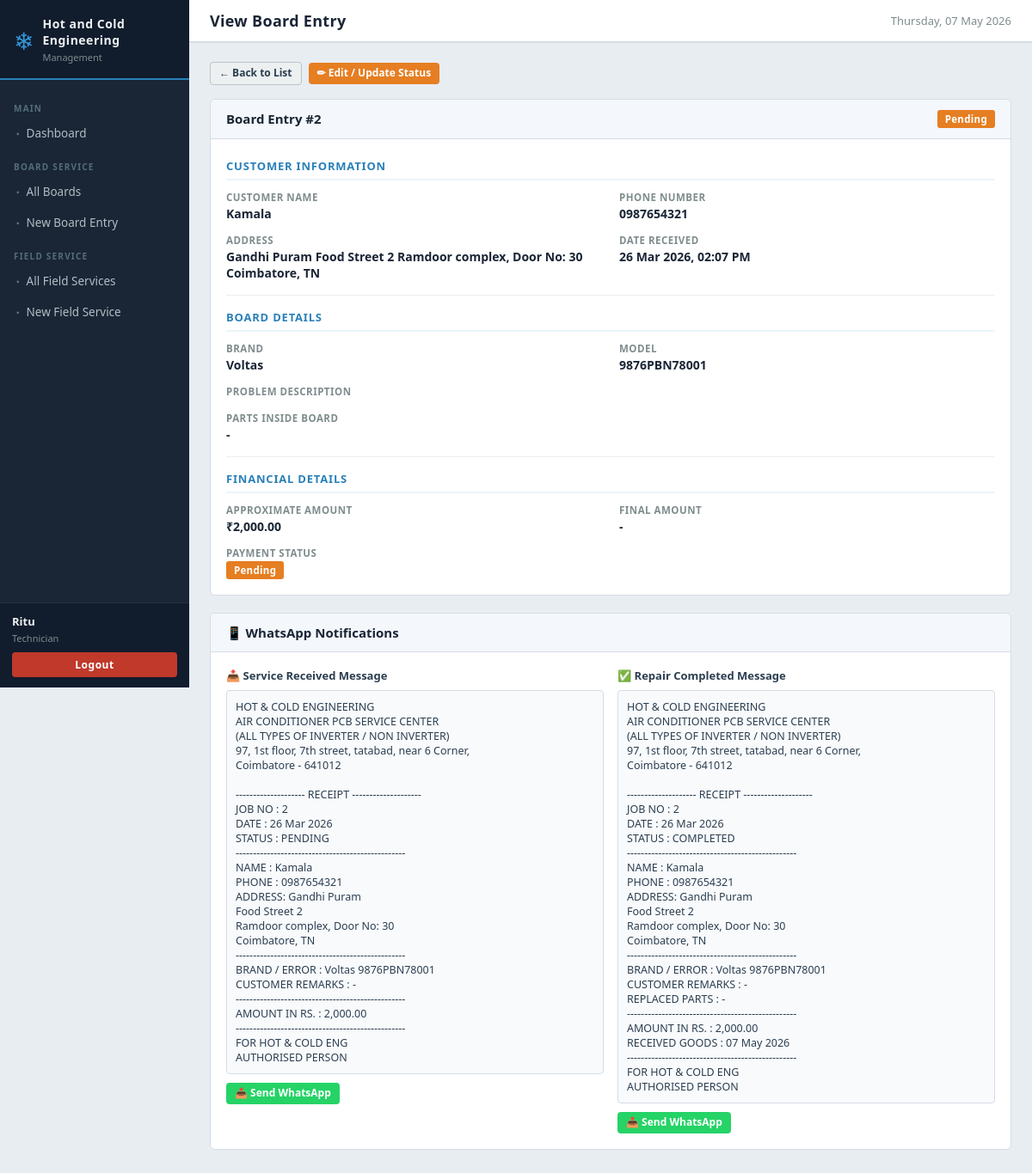
/pages/board_view.php?id=2 (signed in), run on the app's committed database.
### tables this page shows
CREATE TABLE `board_services` (
  `id` int(11) NOT NULL,
  `customer_name` varchar(100) NOT NULL,
  `phone` varchar(20) NOT NULL,
  `address` text DEFAULT NULL,
  `ac_brand` varchar(100) DEFAULT NULL,
  `ac_model` varchar(100) DEFAULT NULL,
  `problem` text DEFAULT NULL,
  `customer_remarks` text DEFAULT NULL,
  `remark_checks` text DEFAULT NULL,
  `parts_inside` text DEFAULT NULL,
  `approx_amount` decimal(10,2) DEFAULT 0.00,
  `final_amount` decimal(10,2) DEFAULT 0.00,
  `parts_replaced` text DEFAULT NULL,
  `status` enum('Pending','In Process','Completed','Delivered','Return') DEFAULT 'Pending',
  `payment_status` enum('Pending','Paid','Partial') DEFAULT 'Pending',
  `payment_amount` decimal(10,2) DEFAULT 0.00,
  `notes` text DEFAULT NULL,
  `created_by` int(11) DEFAULT NULL,
  `created_at` timestamp NULL DEFAULT current_timestamp(),
  `updated_at` timestamp NULL DEFAULT current_timestamp() ON UPDATE current_timestamp()
);

### pages/board_view.php (the view, shortened to what this page needs)
<?php
require_once '../includes/config.php';
$id = intval($_GET['id'] ?? 0);
$db    = getDB();
$board = $db->prepare("SELECT * FROM board_services WHERE id=?");
$board->execute([$id]);
$b = $board->fetch();
$wa_received  = "HOT & COLD ENGINEERING\nAIR CONDITIONER PCB SERVICE CENTER\n(ALL TYPES OF INVERTER / NON INVERTER)\n97, 1st floor, 7th street, tatabad, near 6 Corner,\nCoimbatore - 641012\n\n-------------------- RECEIPT --------------------\nJOB NO : {$b['id']}\nDATE   : " . date('d M Y', strtotime($b['created_at'])) . "\nSTATUS : PENDING\n-------------------------------------------------\nNAME   : {$b['customer_name']}\nPHONE  : {$b['phone']}\nADDRESS: " . ($b['address'] ? $b['address'] : '-') . "\n-------------------------------------------------\nBRAND / ERROR     : " . trim(($b['ac_brand'] ? $b['ac_brand'] : '-') . ($b['ac_model'] ? ' ' . $b['ac_model'] : '')) . "\nCUSTOMER REMARKS : " . ($b['customer_remarks'] ? $b['customer_remarks'] : '-') . "\n-------------------------------------------------\nAMOUNT IN RS.     : " . number_format($b['approx_amount'], 2) . "\n-------------------------------------------------\nFOR HOT & COLD ENG\nAUTHORISED PERSON";
$wa_completed = "HOT & COLD ENGINEERING\nAIR CONDITIONER PCB SERVICE CENTER\n(ALL TYPES OF INVERTER / NON INVERTER)\n97, 1st floor, 7th street, tatabad, near 6 Corner,\nCoimbatore - 641012\n\n-------------------- RECEIPT --------------------\nJOB NO : {$b['id']}\nDATE   : " . date('d M Y', strtotime($b['created_at'])) . "\nSTATUS : COMPLETED\n-------------------------------------------------\nNAME   : {$b['customer_name']}\nPHONE  : {$b['phone']}\nADDRESS: " . ($b['address'] ? $b['address'] : '-') . "\n-------------------------------------------------\nBRAND / ERROR     : " . trim(($b['ac_brand'] ? $b['ac_brand'] : '-') . ($b['ac_model'] ? ' ' . $b['ac_model'] : '')) . "\nCUSTOMER REMARKS : " . ($b['customer_remarks'] ? $b['customer_remarks'] : '-') . "\nREPLACED PARTS   : " . ($b['parts_replaced'] ? $b['parts_replaced'] : '-') . "\n-------------------------------------------------\nAMOUNT IN RS.     : " . number_format($b['final_amount'] > 0 ? $b['final_amount'] : $b['approx_amount'], 2) . "\nRECEIVED GOODS   : " . date('d M Y') . "\n-------------------------------------------------\nFOR HOT & COLD ENG\nAUTHORISED PERSON";
$wa_received_url  = whatsappLink((string)($b['phone'] ?? ''), $wa_received);
$wa_completed_url = whatsappLink((string)($b['phone'] ?? ''), $wa_completed);
include '../includes/header.php';
?>
<div class="flex-gap mb-16">
    <a href="board_list.php" class="btn btn-light btn-sm">← Back to List</a>
    <a href="board_edit.php?id=<?= $b['id'] ?>" class="btn btn-warning btn-sm">✏ Edit / Update Status</a>
</div>
<div class="card">
    <div class="card-header">
        <span class="card-title">Board Entry #<?= $b['id'] ?></span>
        <?= statusBadge($b['status']) ?>
    </div>
    <div class="card-body">
        <div class="section-heading">Customer Information</div>
        <div class="detail-grid">
            <div class="detail-item">
                <label>Customer Name</label>
                <div class="value"><?= htmlspecialchars($b['customer_name']) ?></div>
            </div>
            <div class="detail-item">
                <label>Phone Number</label>
                <div class="value"><?= htmlspecialchars($b['phone']) ?></div>
            </div>
            <div class="detail-item">
                <label>Address</label>
                <div class="value"><?= $b['address'] ? htmlspecialchars($b['address']) : '-' ?></div>
            </div>
            <div class="detail-item">
                <label>Date Received</label>
                <div class="value"><?= date('d M Y, h:i A', strtotime($b['created_at'])) ?></div>
            </div>
        </div>
        <hr class="divider">
        <div class="section-heading">Board Details</div>
        <div class="detail-grid">
            <div class="detail-item">
                <label>Brand</label>
                <div class="value"><?= $b['ac_brand'] ? htmlspecialchars($b['ac_brand']) : '-' ?></div>
            </div>
            <div class="detail-item">
                <label>Model</label>
                <div class="value"><?= $b['ac_model'] ? htmlspecialchars($b['ac_model']) : '-' ?></div>
            </div>
            <div class="detail-item detail-full">
                <label>Problem Description</label>
            </div>
            <div class="detail-item detail-full">
                <label>Parts Inside Board</label>
                <div class="value"><?= $b['parts_inside'] ? nl2br(htmlspecialchars($b['parts_inside'])) : '-' ?></div>
            </div>
        </div>
        <hr class="divider">
        <div class="section-heading">Financial Details</div>
        <div class="detail-grid">
            <div class="detail-item">
                <label>Approximate Amount</label>
                <div class="value"><?= formatAmount($b['approx_amount']) ?></div>
            </div>
            <div class="detail-item">
                <label>Final Amount</label>
                <div class="value"><?= $b['final_amount'] > 0 ? formatAmount($b['final_amount']) : '-' ?></div>
            </div>
            <div class="detail-item">
                <label>Payment Status</label>
                <div class="value"><?= !empty($b['payment_status']) ? statusBadge($b['payment_status']) : '-' ?></div>
            </div>
        </div>
    </div>
</div>
<div class="card">
    <div class="card-header"><span class="card-title">📱 WhatsApp Notifications</span></div>
    <div class="card-body">
        <div class="wa-grid">
            <div>
                <p style="font-weight:700;margin-bottom:8px;font-size:13px;">📥 Service Received Message</p>
                <div style="background:#f8fafc;border:1px solid #d5dce6;border-radius:4px;padding:10px;font-size:12.5px;white-space:pre-line;color:#2c3e50;min-height:80px;"><?= htmlspecialchars($wa_received) ?></div>
                <a class="btn btn-whatsapp btn-sm mt-10" href="<?= htmlspecialchars($wa_received_url) ?>">📤 Send WhatsApp</a>
            </div>
            <div>
                <p style="font-weight:700;margin-bottom:8px;font-size:13px;">✅ Repair Completed Message</p>
                <div style="background:#f8fafc;border:1px solid #d5dce6;border-radius:4px;padding:10px;font-size:12.5px;white-space:pre-line;color:#2c3e50;min-height:80px;"><?= htmlspecialchars($wa_completed) ?></div>
                <a class="btn btn-whatsapp btn-sm mt-10" href="<?= htmlspecialchars($wa_completed_url) ?>">📤 Send WhatsApp</a>
            </div>
        </div>
    </div>
</div>
<?php include '../includes/footer.php'; ?>

### includes/config.php (shortened to what this page needs)
<?php
function formatAmount($amount) {
    return '₹' . number_format($amount, 2);
}
function statusBadge($status) {
    $colors = [
        'Pending'     => '#e67e22',
        'In Process'  => '#2980b9',
        'Completed'   => '#27ae60',
        'Delivered'   => '#7f8c8d',
        'Return'      => '#c0392b',
        'Scheduled'   => '#8e44ad',
        'In Progress' => '#2980b9',
        'Paid'        => '#27ae60',
        'Partial'     => '#e67e22',
        'Owner'       => '#c0392b',
        'Staff'       => '#2980b9',
        'Technician'  => '#16a085',
    ];
    $color = $colors[$status] ?? '#555';
    return '<span class="badge" style="background:' . $color . '">'
         . htmlspecialchars($status) . '</span>';
}
function whatsappLink($phone, $message) {
    $phone = preg_replace('/[^0-9]/', '', $phone);
    if (strlen($phone) === 10) $phone = '91' . $phone;
    return 'whatsapp://send?phone=' . $phone . '&text=' . rawurlencode($message);
}

### data on the page
board_services: id "2", status "Pending Pending", customer_name "Kamala", phone "0987654321", address "Gandhi Puram Food Street 2 Ramdoor complex, Door No: 30 Coimbatore, TN", created_at "26 Mar 2026, 02:07 PM", ac_brand "Voltas", ac_model "9876PBN78001", approx_amount "₹2,000.00", wa_received "HOT & COLD ENGINEERING AIR CONDITIONER PCB SERVICE CENTER (ALL TYPES OF INVERTER / NON INVERTER) 97, 1st floor, 7th street, tatabad, near 6 Corner, Coimbatore - 641012 -------------------- RECEIPT -------------------- JOB NO : 2 DATE : 26 Mar 2026 STATUS : PENDING ------------------------------------------------- NAME : Kamala PHONE : 0987654321 ADDRESS: Gandhi Puram Food Street 2 Ramdoor complex, Door No: 30 Coimbatore, TN ------------------------------------------------- BRAND / ERROR : Voltas 9876PBN78001 CUSTOMER REMARKS : - ------------------------------------------------- AMOUNT IN RS. : 2,000.00 ------------------------------------------------- FOR HOT & COLD ENG AUTHORISED PERSON", wa_completed "HOT & COLD ENGINEERING AIR CONDITIONER PCB SERVICE CENTER (ALL TYPES OF INVERTER / NON INVERTER) 97, 1st floor, 7th street, tatabad, near 6 Corner, Coimbatore - 641012 -------------------- RECEIPT -------------------- JOB NO : 2 DATE : 26 Mar 2026 STATUS : COMPLETED ------------------------------------------------- NAME : Kamala PHONE : 0987654321 ADDRESS: Gandhi Puram Food Street 2 Ramdoor complex, Door No: 30 Coimbatore, TN ------------------------------------------------- BRAND / ERROR : Voltas 9876PBN78001 CUSTOMER REMARKS : - REPLACED PARTS : - ------------------------------------------------- AMOUNT IN RS. : 2,000.00 RECEIVED GOODS : 07 May 2026…"

### other printed values
$_SESSION['full_name'] "Ritu"
$_SESSION['role'] "Technician"
$pageTitle "View Board Entry"
